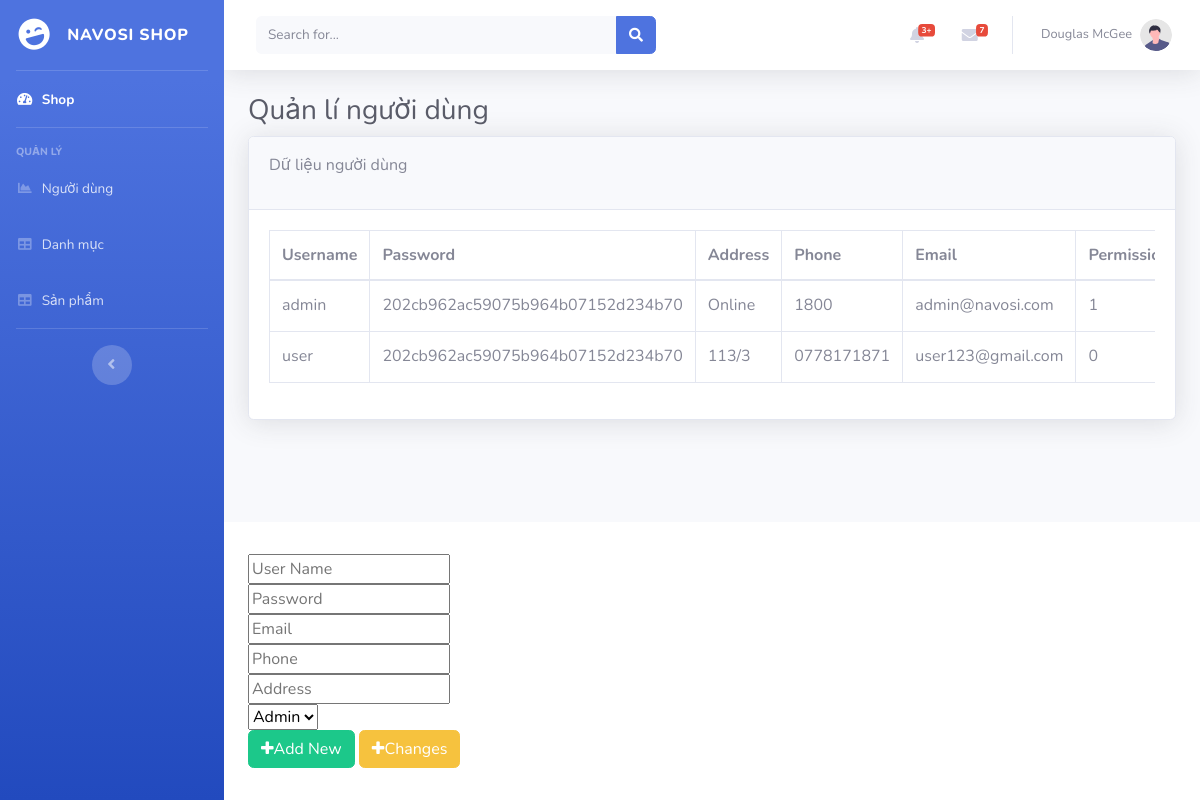
The app's page /admin/user-control.php with its own data.
### tables this page shows
CREATE TABLE `nguoidung` (
  `username` varchar(100) NOT NULL,
  `password` varchar(100) NOT NULL,
  `address` varchar(150) NOT NULL,
  `phone` varchar(20) NOT NULL,
  `email` varchar(50) NOT NULL,
  `permission` tinyint(1) DEFAULT NULL
);

### admin/user-control.php (the view, shortened to what this page needs)
<!DOCTYPE html>
<html lang="en">
<head>
    <link href="vendor/fontawesome-free/css/all.min.css" rel="stylesheet" type="text/css">
    <link href="css/sb-admin-2.min.css" rel="stylesheet">
    <link rel="stylesheet" href="css/user-control.css">
    <link rel="stylesheet" href="https://maxcdn.bootstrapcdn.com/font-awesome/4.7.0/css/font-awesome.min.css">
</head>
<body id="page-top">
    <?php
        include "php/connect.php";
        $query = "select * from nguoidung";
        $data = $db->query($query);
        $username="";
        $pass="";
        $address="";
        $phone="";
        $email="";
        $permission="";
    ?>
    <div id="wrapper">
        <ul class="navbar-nav bg-gradient-primary sidebar sidebar-dark accordion" id="accordionSidebar">
            <a class="sidebar-brand d-flex align-items-center justify-content-center" href="user-control.php">
                <div class="sidebar-brand-icon rotate-n-15">
                    <i class="fas fa-laugh-wink"></i>
                </div>
                <div class="sidebar-brand-text mx-3">Navosi shop</div>
            </a>
            <hr class="sidebar-divider my-0">
            <li class="nav-item active">
                <a class="nav-link" href="../index.php">
                    <i class="fas fa-fw fa-tachometer-alt"></i>
                    <span>Shop</span></a>
            </li>
            <hr class="sidebar-divider">
            <div class="sidebar-heading">
                Quản lý
            </div>
            <li class="nav-item">
                <a class="nav-link" href="user-control.php">
                    <i class="fas fa-fw fa-chart-area"></i>
                    <span>Người dùng</span></a>
            </li>
            <li class="nav-item">
                <a class="nav-link" href="category-control.php">
                    <i class="fas fa-fw fa-table"></i>
                    <span>Danh mục</span></a>
            </li>
            <li class="nav-item">
                <a class="nav-link" href="product-control.php">
                    <i class="fas fa-fw fa-table"></i>
                    <span>Sản phẩm</span></a>
            </li>
            <hr class="sidebar-divider d-none d-md-block">
            <div class="text-center d-none d-md-inline">
                <button class="rounded-circle border-0" id="sidebarToggle"></button>
            </div>
        </ul>
        <div id="content-wrapper" class="d-flex flex-column">
            <div id="content">
                <nav class="navbar navbar-expand navbar-light bg-white topbar mb-4 static-top shadow">
                    <form
                        class="d-none d-sm-inline-block form-inline mr-auto ml-md-3 my-2 my-md-0 mw-100 navbar-search">
                        <div class="input-group">
                            <input type="text" class="form-control bg-light border-0 small" placeholder="Search for..."
                                aria-label="Search" aria-describedby="basic-addon2">
                            <div class="input-group-append">
                                <button class="btn btn-primary" type="button">
                                    <i class="fas fa-search fa-sm"></i>
                                </button>
                            </div>
                        </div>
                    </form>
                    <ul class="navbar-nav ml-auto">
                        <li class="nav-item dropdown no-arrow mx-1">
                            <a class="nav-link dropdown-toggle" href="#" id="alertsDropdown" role="button"
                                data-toggle="dropdown" aria-haspopup="true" aria-expanded="false">
                                <i class="fas fa-bell fa-fw"></i>
                                <span class="badge badge-danger badge-counter">3+</span>
                            </a>
                        </li>
                        <li class="nav-item dropdown no-arrow mx-1">
                            <a class="nav-link dropdown-toggle" href="#" id="messagesDropdown" role="button"
                                data-toggle="dropdown" aria-haspopup="true" aria-expanded="false">
                                <i class="fas fa-envelope fa-fw"></i>
                                <span class="badge badge-danger badge-counter">7</span>
                            </a>
                        </li>
                        <li class="nav-item dropdown no-arrow">
                            <a class="nav-link dropdown-toggle" href="#" id="userDropdown" role="button"
                                data-toggle="dropdown" aria-haspopup="true" aria-expanded="false">
                                <span class="mr-2 d-none d-lg-inline text-gray-600 small">Douglas McGee</span>
                                <img class="img-profile rounded-circle"
                                    src="img/undraw_profile.svg">
                            </a>
                        </li>
                    </ul>
                </nav>
                <div class="container-fluid">
                    <h1 class="h3 mb-2 text-gray-800">Quản lí người dùng</h1>
                    <div class="card shadow mb-4">
                        <div class="card-header py-3">
                            <p>Dữ liệu người dùng</p>
                        </div>
                        <div class="card-body">
                            <div class="table-responsive">
                                <table class="table table-bordered" id="dataTable" width="100%" cellspacing="0">
                                    <thead>
                                        <tr>
                                            <th>Username</th>
                                            <th>Password</th>
                                            <th>Address</th>
                                            <th>Phone</th>
                                            <th>Email</th>
                                            <th>Permission</th>
                                        </tr>
                                    </thead>
                                    <tbody>
                                        <?php
                                            while($row=$data->fetch_assoc()):
                                        ?>
                                        <tr>
                                            <td>
                                                <?php echo $row["username"] ?>
                                            </td>
                                            <td>
                                                <?php echo $row['password'] ?>
                                            </td>
                                            <td>
                                                <?php echo $row["address"] ?>
                                            </td>
                                            <td>
                                                <?php echo $row["phone"] ?>
                                            </td>
                                            <td>
                                                <?php echo $row["email"] ?>
                                            </td>
                                            <td>
                                                <?php echo $row["permission"] ?>
                                            </td>
                                        </tr>
                                        <?php
                                            endwhile;
                                        ?>
                                    </tbody>
                                </table>
                            </div>
                        </div>
                    </div>
                </div>
            </div>
            <footer class="sticky-footer bg-white">
                <div class="container my-auto">
                    <form action="php/user.php" method="POST")">
                        <div class="textbox">
                            <input type="text" id="username" name="username" value="<?php echo $username ?>" placeholder="User Name">
                        </div>
                        <div class="textbox">
                            <input type="password" id="pass" name="password" value="<?php echo $pass ?>" placeholder="Password">
                        </div>
                        <div class="textbox">
                            <input type="email" id="email" name="email" value="<?php echo $email ?>" placeholder="Email">
                        </div>
                        <div class="textbox">
                            <input type="text" id="phone" name="phone" value="<?php echo $phone ?>" placeholder="Phone">
                        </div>
                        <div class="textbox">
                            <input type="text" id="address" name="address" value="<?php echo $address ?>" placeholder="Address">
                        </div>
                        <div class="combobox">
                            <select name="permission" id="permission">
                                <option id="permission-admin" value="1" <?php if($permission==1)echo "selected"; ?>>Admin</option>
                            </select>
                        </div>
                        <div class="admin-button">
                            <button class="btn btn-success add-new" type="submit" id="btn-add-new" value="submit request" name="save" onclick="return loiphone();"><i class="fa fa-plus"></i>Add New</button>
                            <button class="btn btn-warning add-new" type="submit" id="btn" value="submit request" name="update" onclick="return loiphone();"><i class="fa fa-plus"></i>Changes</button>
                        </div>
                    </form>
                </div>
            </footer>
        </div>
    </div>
</body>
</html>

### records on screen
nguoidung: username "admin", password "202cb962ac59075b964b07152d234b70", address "Online", phone "1800", email "admin@navosi.com", permission "1"
nguoidung: username "user", password "202cb962ac59075b964b07152d234b70", address "113/3", phone "0778171871", email "user123@gmail.com", permission "0"
